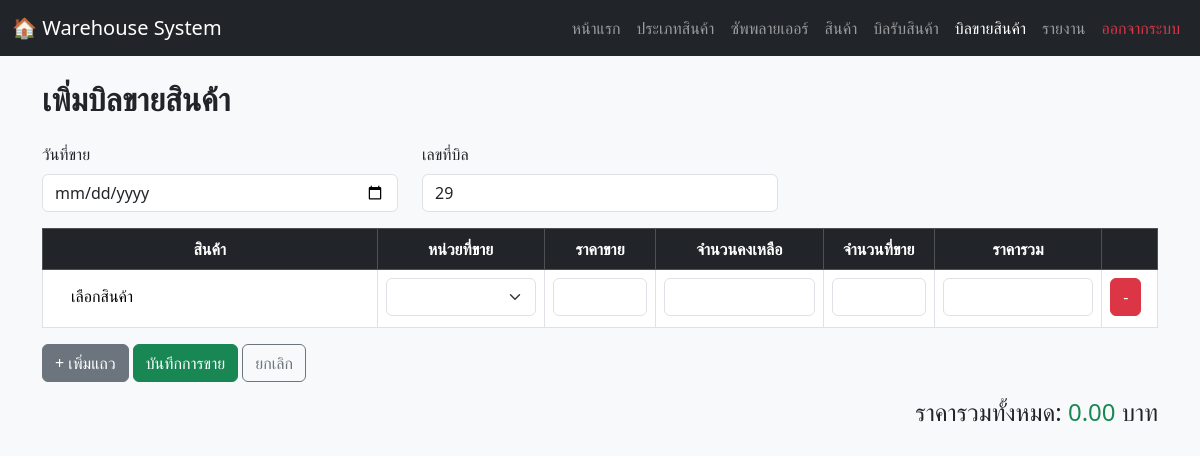
Page /stock_out_add.php (signed in) on the earlier database version.
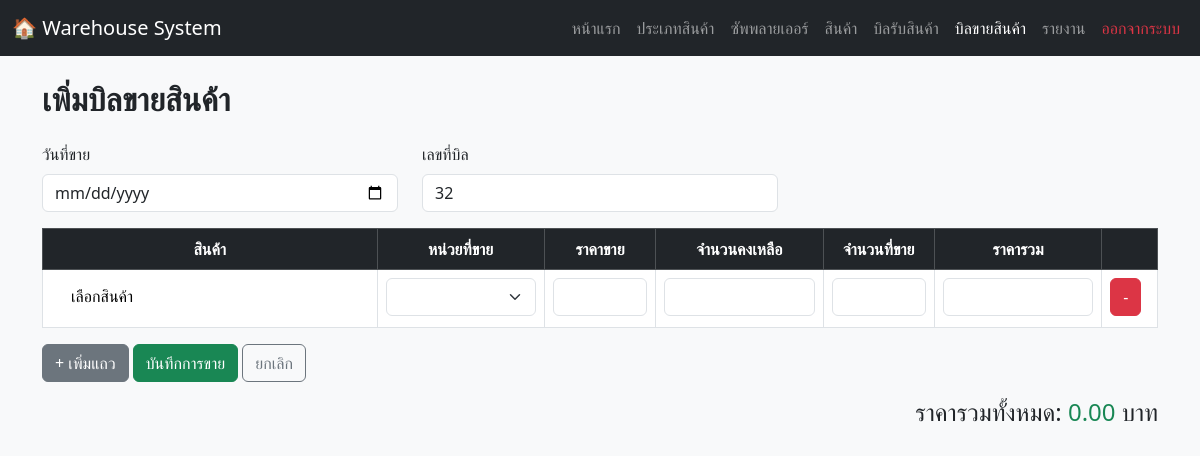
Same page on the later database version.
### tables this page shows
CREATE TABLE `sales` (
  `sale_id` int(11) NOT NULL,
  `user_id` int(11) DEFAULT NULL,
  `sale_date` date DEFAULT NULL,
  `total_amount` decimal(12,2) DEFAULT NULL
);

### stock_out_add.php (the view, shortened to what this page needs)
<?php
include 'connection.php';
$sql_last_bill = "SELECT sale_id FROM sales ORDER BY sale_id DESC LIMIT 1";
$result_last_bill = $conn->query($sql_last_bill);
if ($result_last_bill->num_rows > 0) {
    $last_bill = $result_last_bill->fetch_assoc()['sale_id'];
} else {
    $last_bill = 0;
}
?>
<!DOCTYPE html>
<html lang="th">
<head>
<link href="https://cdn.jsdelivr.net/npm/bootstrap@5.3.2/dist/css/bootstrap.min.css" rel="stylesheet">
<link href="https://cdn.jsdelivr.net/npm/select2@4.1.0-rc.0/dist/css/select2.min.css" rel="stylesheet" />
<link rel="stylesheet" href="https://cdn.jsdelivr.net/npm/select2-bootstrap-5-theme@1.3.0/dist/select2-bootstrap-5-theme.min.css" />
</head>
<body class="bg-light">
  <nav class="navbar navbar-expand-lg navbar-dark bg-dark no-print">
    <div class="container-fluid">
      <a class="navbar-brand" href="#">🏠 Warehouse System</a>
      <div class="collapse navbar-collapse" id="navbarNav">
        <ul class="navbar-nav ms-auto">
          <li class="nav-item"><a class="nav-link" href="homepage.php">หน้าแรก</a></li>
          <li class="nav-item"><a class="nav-link" href="categories.php">ประเภทสินค้า</a></li>
          <li class="nav-item"><a class="nav-link " href="suppliers.php">ซัพพลายเออร์</a></li>
          <li class="nav-item"><a class="nav-link" href="products.php">สินค้า</a></li>
        <li class="nav-item"><a class="nav-link" href="warehouse_page.php">บิลรับสินค้า</a></li>
        <li class="nav-item"><a class="nav-link active" href="warehouse_sale.php">บิลขายสินค้า</a></li>
          <li class="nav-item"><a class="nav-link " href="report.php">รายงาน</a></li>
          <li class="nav-item"><a class="nav-link text-danger" href="logout.php">ออกจากระบบ</a></li>
        </ul>
      </div>
    </div>
  </nav>
<div class="container mt-4">
    <h2 class="fw-bold mb-4">เพิ่มบิลขายสินค้า</h2>
    <form action="stock_out_save.php" method="POST" id="sale-form" onsubmit="return confirm('คุณต้องการบันทึกการขายนี้ใช่หรือไม่?');">
        <div class="row mb-3">
    <div class="col-md-4">
        <label for="sale_date" class="form-label">วันที่ขาย</label>
        <input type="date" id="sale_date" name="sale_date" class="form-control" required>
    </div>
    <div class="col-md-4">
        <label class="form-label">เลขที่บิล</label>
        <input type="text" class="form-control" value="<?= $last_bill + 1 ?>" readonly>
    </div>
</div>
        <table class="table table-bordered" style="table-layout: fixed;">
            <thead class="table-dark text-center">
                <tr>
                    <th style="width: 30%;">สินค้า</th>
                    <th style="width: 15%;">หน่วยที่ขาย</th>
                    <th style="width: 10%;">ราคาขาย</th>
                    <th style="width: 15%;">จำนวนคงเหลือ</th>
                    <th style="width: 10%;">จำนวนที่ขาย</th>
                    <th style="width: 15%;">ราคารวม</th>
                    <th style="width: 5%;"></th>
                </tr>
            </thead>
            <tbody id="itemBody">
                <tr>
                    <td>
                    </td>
                    <td>
                        <select name="sale_unit[]" class="form-select sale-unit" required></select>
                    </td>
                    <td><input type="text" class="form-control price text-end" readonly></td>
                    <td><input type="text" class="form-control stock text-center" readonly></td>
                    <td><input type="number" name="quantity[]" class="form-control quantity text-center" min="1" required></td>
                    <td><input type="text" class="form-control row-total text-end" readonly></td>
                    <td><button type="button" class="btn btn-danger btn-remove">-</button></td>
                </tr>
            </tbody>
        </table>
        <button type="button" id="btnAdd" class="btn btn-secondary">+ เพิ่มแถว</button>
        <button type="submit" class="btn btn-success">บันทึกการขาย</button>
        <a href="warehouse_sale.php" class="btn btn-outline-secondary">ยกเลิก</a>
        <div class="mt-3 text-end">
            <h4>ราคารวมทั้งหมด: <span id="totalAmount" class="text-success">0.00</span> บาท</h4>
        </div>
    </form>
</div>
</body>
</html>

Differences in the rows shown:
no longer on this page (row unchanged): sales: sale_id "29"
added sales: sale_id "32"
